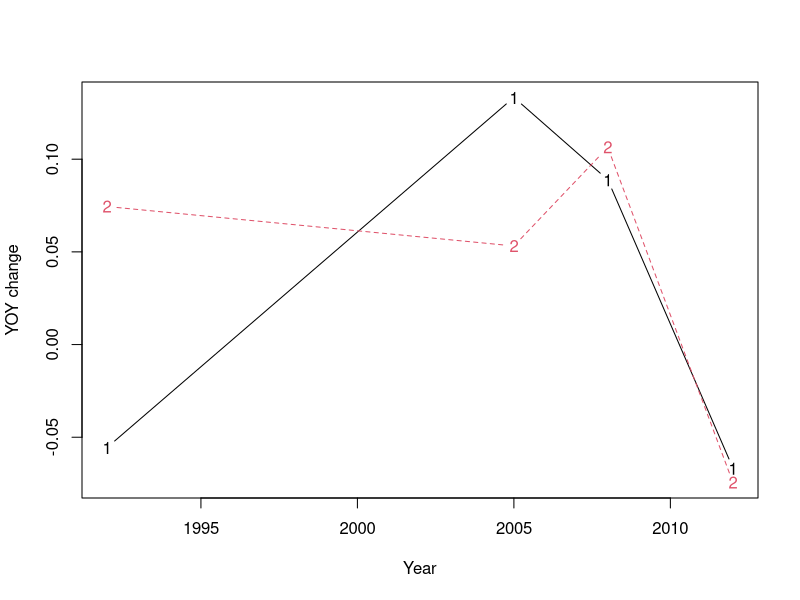

Recreate this plot in R.
## ---- chunk 1
batman <- read.csv("Batman_Movies.txt")
batman
## ---- chunk 2
getwd()
## ---- chunk 3
avg_val <- mean(batman$Rotten.Tomatoes)
good_batman <- batman[batman$Rotten.Tomatoes>avg_val,] # don't put anything after the comma for the whole data frame
good_batman
## ---- chunk 4
write.csv(good_batman, "Good_Batman_Movies.csv", row.names = FALSE)
## ---- chunk 5
IMDB_norm <- good_batman$IMDb/max(good_batman$IMDb)
RT_norm <- good_batman$Rotten.Tomatoes/max(good_batman$Rotten.Tomatoes)
IMDB_norm
RT_norm
## ---- chunk 6
abs(IMDB_norm - RT_norm) # element wise subtraction
## ---- chunk 7
diff(good_batman$IMDb)
diff(good_batman$Rotten.Tomatoes)
## ---- chunk 8
IMDB_diff <- diff(IMDB_norm)
RT_diff <- diff(RT_norm)
mat <- cbind(IMDB_diff, RT_diff)
x_axis <- good_batman$Year[-1] # ignoring the first element
matplot(x_axis, mat, type = "b", xlab = "Year", ylab = "YOY change")
# RT was more or less stable until last year
# IMDB was fluctuating all through and has a cup shape
